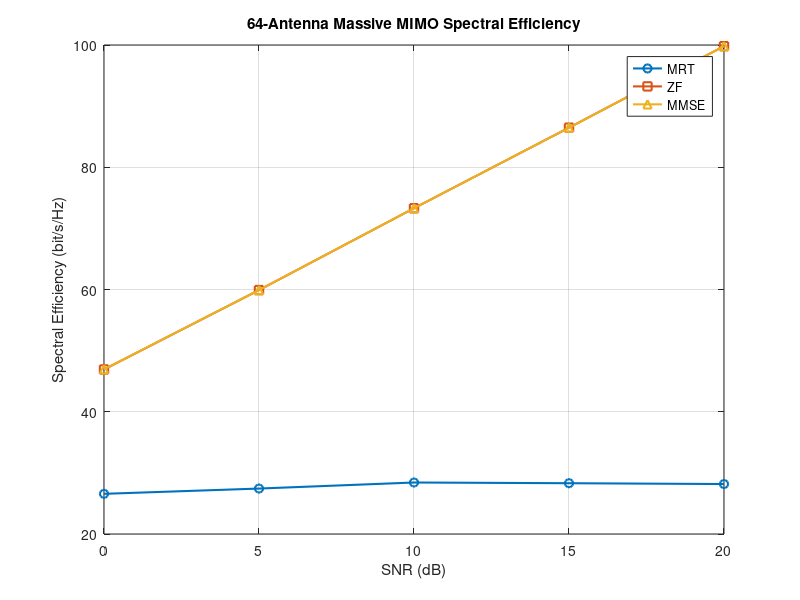
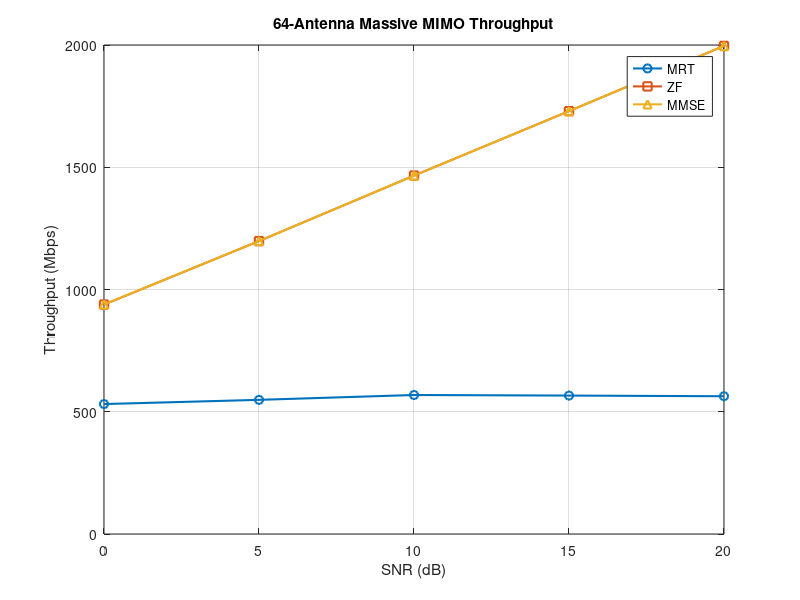
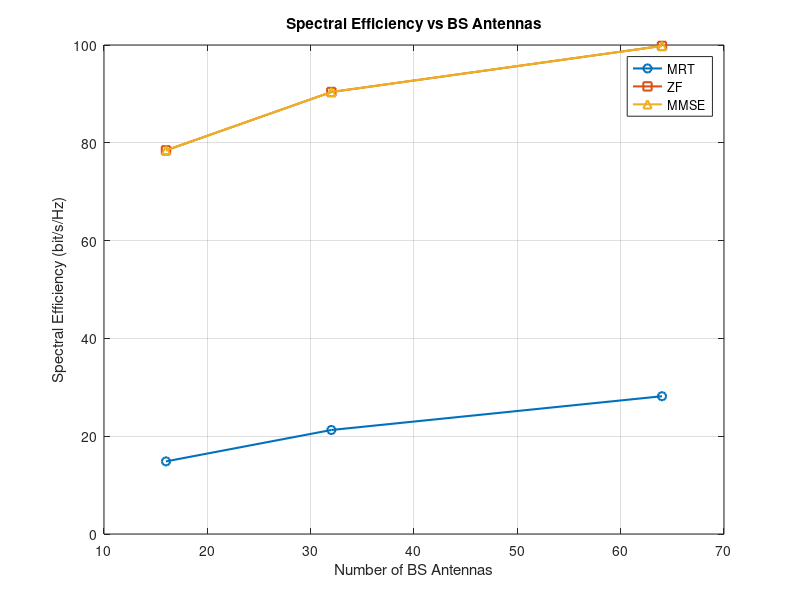

Here is the MATLAB script that generated these plots, in order:
clc;
clear;
close all;

%% ===================================
%  MASSIVE MIMO SIMULATION
% ====================================

%% Simulation Configuration
antennaConfigurations = [16 32 64];
K = 8;                      % Number of users
SNR_dB = 0:5:20;            % SNR range
numRealizations = 100;      % Channel realizations
Bandwidth_Hz = 20e6;        % 20 MHz system bandwidth

numAntennaCases = length(antennaConfigurations);
numSNR = length(SNR_dB);

%% Result Storage
SINR_MRT = zeros(numAntennaCases, numSNR);
SINR_ZF = zeros(numAntennaCases, numSNR);
SINR_MMSE = zeros(numAntennaCases, numSNR);

SE_MRT = zeros(numAntennaCases, numSNR);
SE_ZF = zeros(numAntennaCases, numSNR);
SE_MMSE = zeros(numAntennaCases, numSNR);

Throughput_MRT = zeros(numAntennaCases, numSNR);
Throughput_ZF = zeros(numAntennaCases, numSNR);
Throughput_MMSE = zeros(numAntennaCases, numSNR);

%% ===================================
%  MAIN SIMULATION
% ====================================

for a = 1:numAntennaCases

    Nt = antennaConfigurations(a);

    fprintf('\n===================================\n');
    fprintf('BS ANTENNAS: %d\n', Nt);
    fprintf('===================================\n');

    for s = 1:numSNR

        %% SNR and Noise Power
        snrLinear = 10^(SNR_dB(s)/10);
        noisePower = 1 / snrLinear;

        sinrMRT = zeros(K,1);
        sinrZF = zeros(K,1);
        sinrMMSE = zeros(K,1);

        %% Channel Realizations
        for r = 1:numRealizations

            %% Generate Rayleigh MIMO Channel
            H = (randn(K,Nt) + ...
                1j*randn(K,Nt)) / sqrt(2);

            %% ===================================
            %  MRT BEAMFORMING
            % ====================================

            W_MRT = H';

            for k = 1:K
                W_MRT(:,k) = W_MRT(:,k) / ...
                    norm(W_MRT(:,k));
            end

            G_MRT = H * W_MRT;

            %% ===================================
            %  ZF BEAMFORMING
            % ====================================

            W_ZF = H' / (H * H');

            for k = 1:K
                W_ZF(:,k) = W_ZF(:,k) / ...
                    norm(W_ZF(:,k));
            end

            G_ZF = H * W_ZF;

            %% ===================================
            %  MMSE BEAMFORMING
            % ====================================

            W_MMSE = H' / ...
                (H * H' + noisePower * eye(K));

            for k = 1:K
                W_MMSE(:,k) = W_MMSE(:,k) / ...
                    norm(W_MMSE(:,k));
            end

            G_MMSE = H * W_MMSE;

            %% ===================================
            %  SINR CALCULATION
            % ====================================

            for k = 1:K

                % ---------- MRT ----------
                desired = abs(G_MRT(k,k))^2;

                interference = ...
                    sum(abs(G_MRT(k,:)).^2) - desired;

                sinrMRT(k) = sinrMRT(k) + ...
                    desired / ...
                    (interference + noisePower);


                % ---------- ZF ----------
                desired = abs(G_ZF(k,k))^2;

                interference = ...
                    sum(abs(G_ZF(k,:)).^2) - desired;

                sinrZF(k) = sinrZF(k) + ...
                    desired / ...
                    (interference + noisePower);


                % ---------- MMSE ----------
                desired = abs(G_MMSE(k,k))^2;

                interference = ...
                    sum(abs(G_MMSE(k,:)).^2) - desired;

                sinrMMSE(k) = sinrMMSE(k) + ...
                    desired / ...
                    (interference + noisePower);

            end

        end

        %% ===================================
        %  AVERAGE SINR
        % ====================================

        sinrMRT = sinrMRT / numRealizations;
        sinrZF = sinrZF / numRealizations;
        sinrMMSE = sinrMMSE / numRealizations;

        %% Average SINR in dB

        SINR_MRT(a,s) = ...
            mean(10 * log10(sinrMRT));

        SINR_ZF(a,s) = ...
            mean(10 * log10(sinrZF));

        SINR_MMSE(a,s) = ...
            mean(10 * log10(sinrMMSE));

        %% ===================================
        %  SPECTRAL EFFICIENCY
        % ====================================

        SE_MRT(a,s) = ...
            sum(log2(1 + sinrMRT));

        SE_ZF(a,s) = ...
            sum(log2(1 + sinrZF));

        SE_MMSE(a,s) = ...
            sum(log2(1 + sinrMMSE));

        %% ===================================
        %  THROUGHPUT
        % ====================================

        Throughput_MRT(a,s) = ...
            Bandwidth_Hz * SE_MRT(a,s);

        Throughput_ZF(a,s) = ...
            Bandwidth_Hz * SE_ZF(a,s);

        Throughput_MMSE(a,s) = ...
            Bandwidth_Hz * SE_MMSE(a,s);

    end
end

%% ===================================
%  FINAL RESULTS
% ====================================

fprintf('\n\n===================================\n');
fprintf('FINAL MASSIVE MIMO RESULTS\n');
fprintf('===================================\n');

fprintf('System Bandwidth: %.1f MHz\n', ...
    Bandwidth_Hz / 1e6);

fprintf('Final SNR: %d dB\n', ...
    SNR_dB(end));

for a = 1:numAntennaCases

    fprintf('\n-----------------------------------\n');
    fprintf('BS Antennas: %d\n', ...
        antennaConfigurations(a));
    fprintf('-----------------------------------\n');

    fprintf('MRT:\n');
    fprintf('  SINR       = %.2f dB\n', ...
        SINR_MRT(a,end));
    fprintf('  Spectral Efficiency = %.2f bit/s/Hz\n', ...
        SE_MRT(a,end));
    fprintf('  Throughput = %.2f Mbps\n', ...
        Throughput_MRT(a,end) / 1e6);

    fprintf('\nZF:\n');
    fprintf('  SINR       = %.2f dB\n', ...
        SINR_ZF(a,end));
    fprintf('  Spectral Efficiency = %.2f bit/s/Hz\n', ...
        SE_ZF(a,end));
    fprintf('  Throughput = %.2f Mbps\n', ...
        Throughput_ZF(a,end) / 1e6);

    fprintf('\nMMSE:\n');
    fprintf('  SINR       = %.2f dB\n', ...
        SINR_MMSE(a,end));
    fprintf('  Spectral Efficiency = %.2f bit/s/Hz\n', ...
        SE_MMSE(a,end));
    fprintf('  Throughput = %.2f Mbps\n', ...
        Throughput_MMSE(a,end) / 1e6);

end

%% ===================================
%  PLOT 1: SPECTRAL EFFICIENCY
% ====================================

figure;

plot(SNR_dB, SE_MRT(end,:), '-o', ...
    'LineWidth', 1.5);

hold on;

plot(SNR_dB, SE_ZF(end,:), '-s', ...
    'LineWidth', 1.5);

plot(SNR_dB, SE_MMSE(end,:), '-^', ...
    'LineWidth', 1.5);

xlabel('SNR (dB)');
ylabel('Spectral Efficiency (bit/s/Hz)');

title('64-Antenna Massive MIMO Spectral Efficiency');

legend('MRT', 'ZF', 'MMSE');

grid on;

%% ===================================
%  PLOT 2: THROUGHPUT
% ====================================

figure;

plot(SNR_dB, Throughput_MRT(end,:) / 1e6, ...
    '-o', 'LineWidth', 1.5);

hold on;

plot(SNR_dB, Throughput_ZF(end,:) / 1e6, ...
    '-s', 'LineWidth', 1.5);

plot(SNR_dB, Throughput_MMSE(end,:) / 1e6, ...
    '-^', 'LineWidth', 1.5);

xlabel('SNR (dB)');
ylabel('Throughput (Mbps)');

title('64-Antenna Massive MIMO Throughput');

legend('MRT', 'ZF', 'MMSE');

grid on;

%% ===================================
%  PLOT 3: SPECTRAL EFFICIENCY
%  VS NUMBER OF ANTENNAS
% ====================================

figure;

plot(antennaConfigurations, ...
    SE_MRT(:,end), '-o', ...
    'LineWidth', 1.5);

hold on;

plot(antennaConfigurations, ...
    SE_ZF(:,end), '-s', ...
    'LineWidth', 1.5);

plot(antennaConfigurations, ...
    SE_MMSE(:,end), '-^', ...
    'LineWidth', 1.5);

xlabel('Number of BS Antennas');
ylabel('Spectral Efficiency (bit/s/Hz)');

title('Spectral Efficiency vs BS Antennas');

legend('MRT', 'ZF', 'MMSE');

grid on;

%% ===================================
%  SAVE RESULTS
% ====================================

resultsDir = '../../results';

if ~exist(resultsDir, 'dir')
    mkdir(resultsDir);
end

save(fullfile(resultsDir, ...
    'massive_mimo_results.mat'), ...
    'antennaConfigurations', ...
    'SNR_dB', ...
    'SINR_MRT', ...
    'SINR_ZF', ...
    'SINR_MMSE', ...
    'SE_MRT', ...
    'SE_ZF', ...
    'SE_MMSE', ...
    'Throughput_MRT', ...
    'Throughput_ZF', ...
    'Throughput_MMSE', ...
    'Bandwidth_Hz');

fprintf('\n===================================\n');
fprintf('SIMULATION COMPLETED SUCCESSFULLY\n');
fprintf('===================================\n');

fprintf('Results saved to:\n');
fprintf('%s\n', ...
    fullfile(resultsDir, ...
    'massive_mimo_results.mat'));
